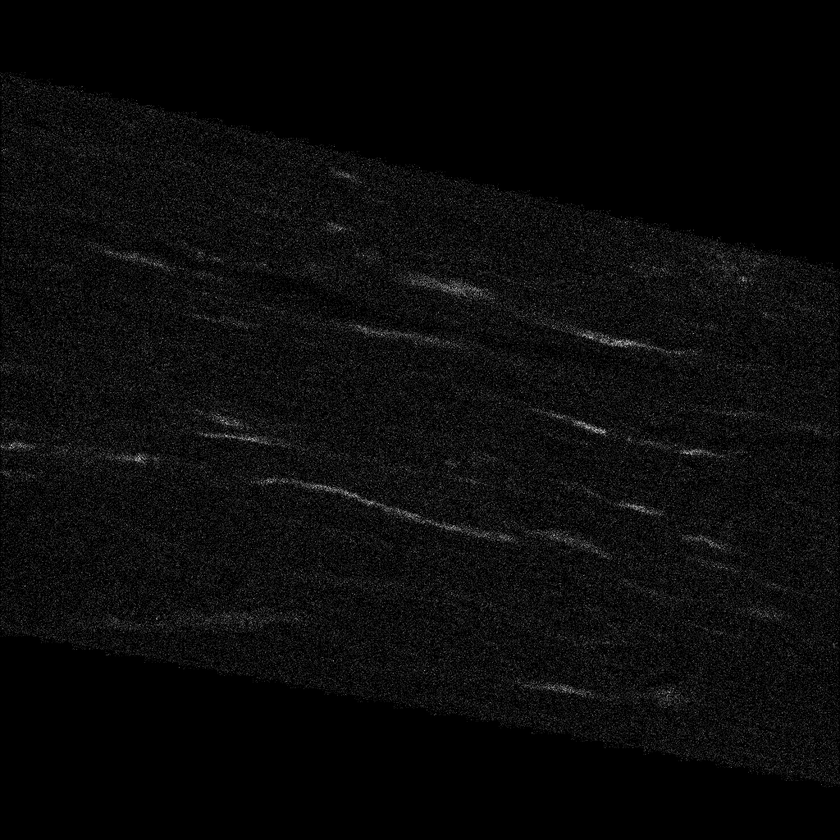
#> input picture example data/less_intensive/raw_capture/raw_capture.tif, 840 x 840 px, shrunk from 1024 x 1024 before the run
$ python draw_contour_with_canny.py --image 'example data/less_intensive/raw_capture/raw_capture.tif'
#> lines starting #> are read from the running program, lines starting #| are printed output that depends on the picture; after the words box and inside, x2 and y2 are one past the last pixel; in counts of white or black regions, pixels touching at a corner belong together
#> further down, src is the input picture: shape (840, 840, 3); min 0, max 216, mean 10.3
import cv2 as cv
import numpy as np
import argparse

ap = argparse.ArgumentParser()

# Add the arguments with default values and types
ap.add_argument("-i", "--image", required=True, help="Path to the image")
ap.add_argument("-ith", "--initial_threshold", default=100, type=int, help="initial threshold")
ap.add_argument("-mth", "--maximum_threshold", default=255, type=int, help="maximum threshold")

# Parse the command line arguments
args = ap.parse_args()

# Access the values of arguments
image_path = args.image
threshold = args.initial_threshold
max_thresh = args.maximum_threshold

# Global variable to track if grayscale conversion has been done
grayscale_converted = False

# Define the thresh_callback function
def thresh_callback(threshold_1, threshold_2, image):
#> called with threshold_1 = 100, threshold_2 = 100
    global grayscale_converted

    if not grayscale_converted and len(image.shape) == 3 and image.shape[2] == 3:
        message = "The input image is not grayscale. Converting to grayscale."
        print((f"**{message}**"))
        image_gray = cv.cvtColor(image, cv.COLOR_BGR2GRAY)
        grayscale_converted = True
    else:
        image_gray = image

    canny_output = cv.Canny(image_gray, threshold_1, threshold_2, apertureSize = 5,L2gradient = True )
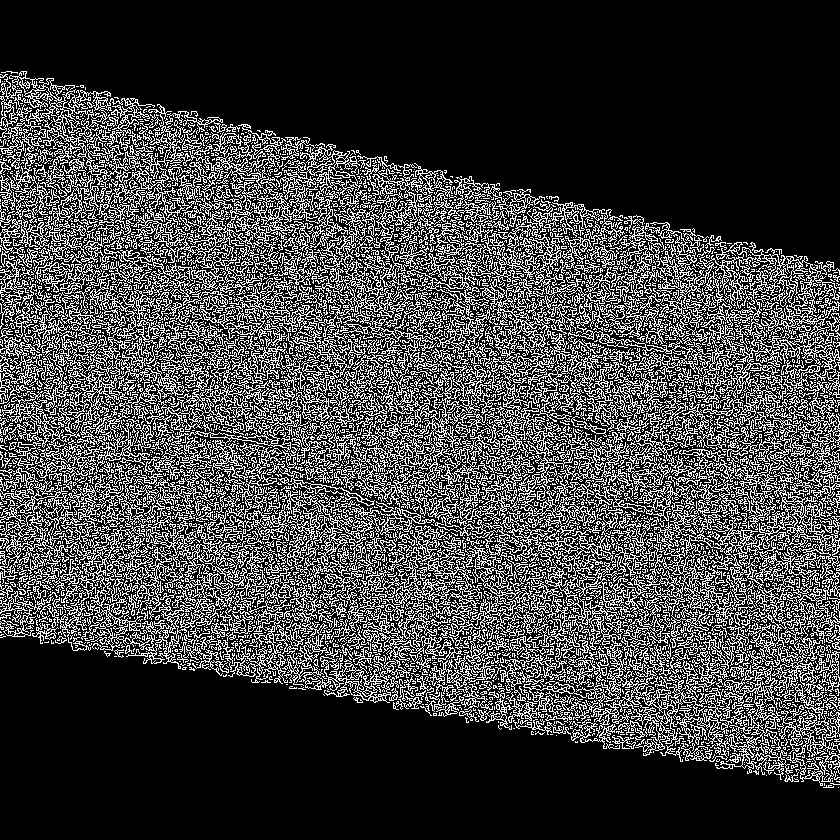
#> canny_output: shape (840, 840); 25.5% white in thin lines or dots, all inside (x1, y1, x2, y2) = (0, 71, 840, 788)

    # Find contours
    contours, hierarchy = cv.findContours(canny_output, cv.RETR_EXTERNAL, cv.CHAIN_APPROX_SIMPLE)
#> contours = 4693 contours, 4398 with area under 20; largest, box (x1, y1, x2, y2) and area: (489, 219, 840, 467) 14806, (60, 104, 509, 317) 14297, (42, 271, 301, 582) 13676, (0, 391, 233, 669) 8882, (506, 613, 781, 774) 7044
    # Draw contours
    drawing = np.copy(image)
    cv.drawContours(drawing, contours, contourIdx=-1, color=(0, 255, 0), thickness=2, lineType=cv.LINE_AA)
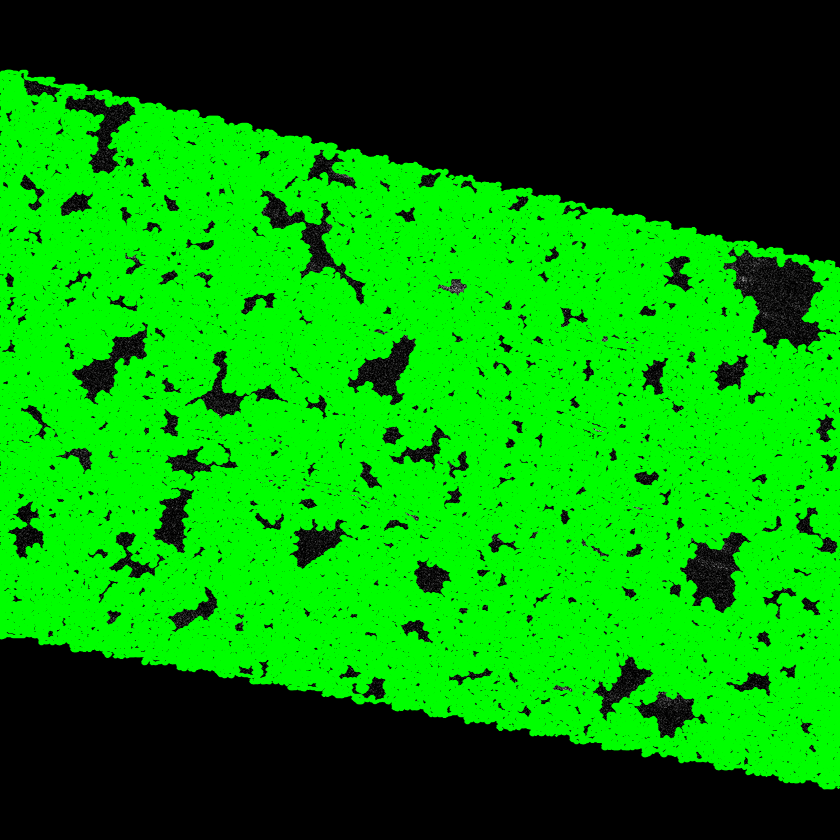
#> drawing: shape (840, 840, 3); mean B, G, R 1.3, 147.8, 1.3
    # Show in a window
    cv.imshow('Contours', drawing)

# Load image
src = cv.imread(image_path, cv.IMREAD_COLOR)  # Replace this line with your actual image data

# Create Window
cv.namedWindow('Contours')

# Create trackbars and set the callback function
cv.createTrackbar('Canny Thresh_1:', 'Contours', threshold, max_thresh, lambda x, src=src: None)
cv.createTrackbar('Canny Thresh_2:', 'Contours', threshold, max_thresh, lambda x, src=src: None)

while True:
    # Get current values from the trackbars
    threshold_1 = cv.getTrackbarPos('Canny Thresh_1:', 'Contours')
    threshold_2 = cv.getTrackbarPos('Canny Thresh_2:', 'Contours')

    # Call the callback function with the current values
    thresh_callback(threshold_1, threshold_2, src)

    # Check for 'E' key press
    key = cv.waitKey(1) & 0xFF
#> (key e is pressed here)
    if key == ord('e') or key == ord('E'):
        break

# Destroy all windows when 'E' is pressed
cv.destroyAllWindows()
